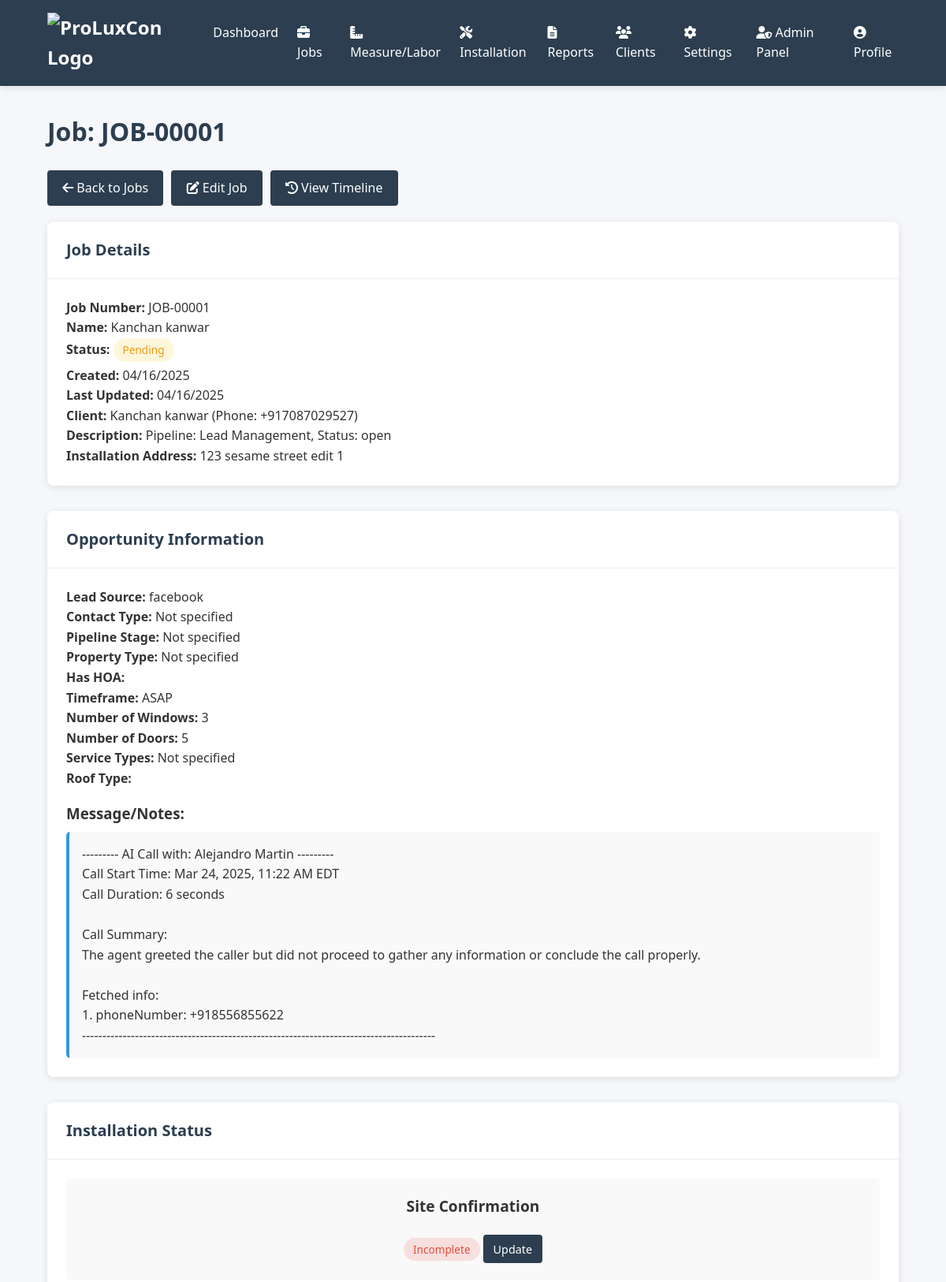
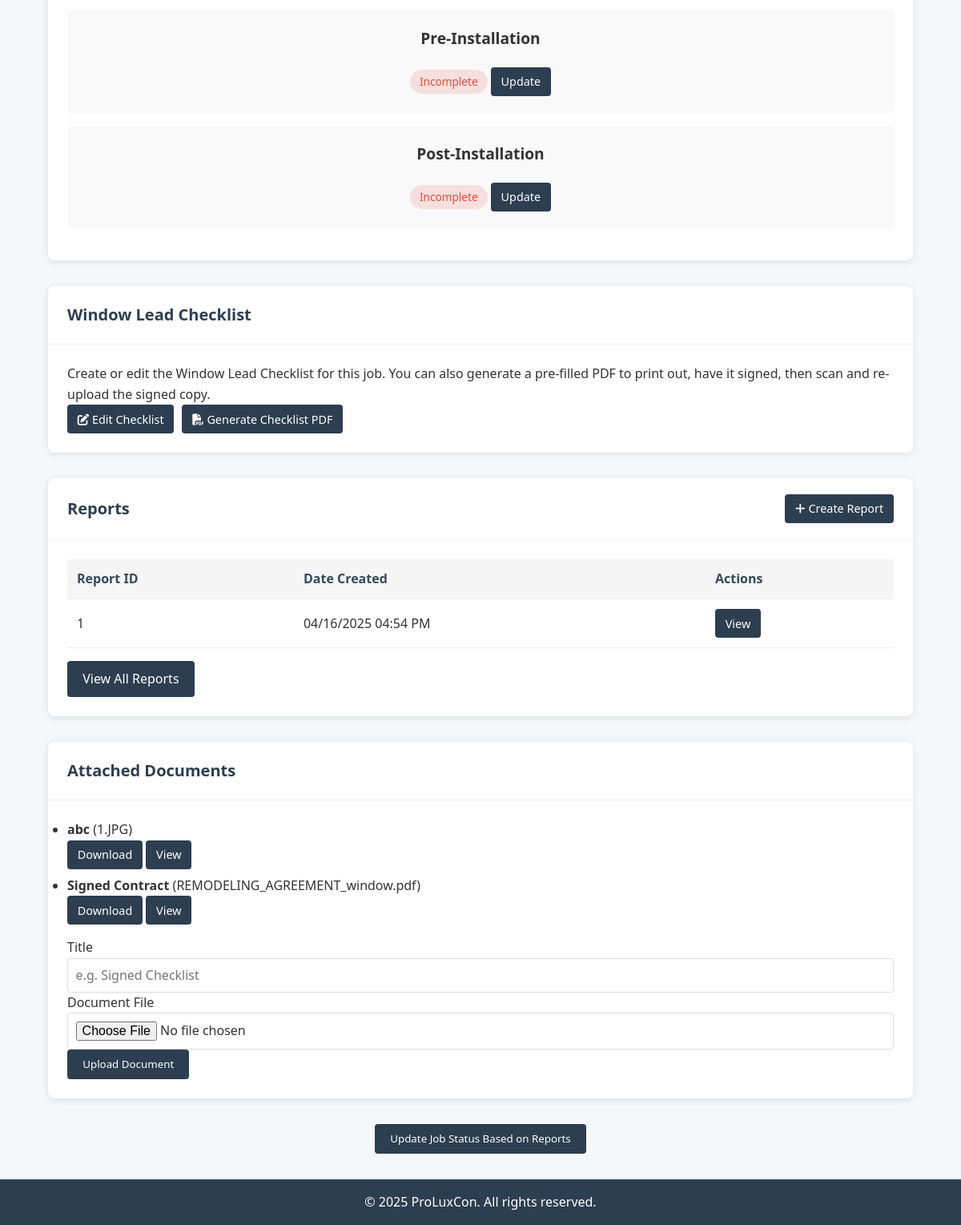
Screenshot of /view-job/1 (signed in) with the database file from the repository (2 pictures, top to bottom).
### app.py (models this page shows, shortened)
class Job(db.Model):
    __tablename__ = "job"
    id = db.Column(db.Integer, primary_key=True)
    job_number = db.Column(db.String(20), unique=True, nullable=False)
    name = db.Column(db.String(150), nullable=False)
    description = db.Column(db.Text)
    created_at = db.Column(db.DateTime, default=datetime.utcnow)
    updated_at = db.Column(
        db.DateTime, default=datetime.utcnow, onupdate=datetime.utcnow
    )
    status = db.Column(
        db.String(20), default="pending"
    )  # pending, in_progress, completed, cancelled
    client_id = db.Column(db.Integer, db.ForeignKey("client.id"), nullable=False)
    user_id = db.Column(
        db.Integer, db.ForeignKey("user.id"), nullable=False
    )  # Created by / Owned by
    opportunity_data = db.Column(
        db.JSON, nullable=True
    )  # Store all opportunity data as JSON
    address = db.Column(db.String(255), nullable=True)  # From 'Job Address:'
    service_types = db.Column(db.JSON, nullable=True)  # From 'What Services?'
    timeframe = db.Column(
        db.String(50), nullable=True
    )  # From 'When Do You Need Service?'
    property_type = db.Column(db.String(100), nullable=True)  # From 'Property Type'
    hoa_status = db.Column(
        db.String(10), nullable=True
    )  # From 'Do you live in and HOA?'
    hoa_name = db.Column(db.String(100), nullable=True)  # From 'HOA Name?'
    opportunity_source = db.Column(db.String(100), nullable=True)  # From 'source'
    contact_type = db.Column(db.String(50), nullable=True)  # From 'contact_type'
    pipeline_stage = db.Column(db.String(100), nullable=True)  # From 'pipleline_stage'
    num_windows = db.Column(db.Integer, nullable=True)  # From 'How many windows'
    num_doors = db.Column(db.Integer, nullable=True)  # From 'How many doors'
    roof_type = db.Column(db.JSON, nullable=True)  # From 'Roof type'
    message = db.Column(db.Text, nullable=True)  # From 'Message'
    user = db.relationship("User", backref="jobs")
    reports = db.relationship("Report", back_populates="job", lazy=True)
    job_statuses = db.relationship("JobStatus", backref="job", lazy=True)
    documents = db.relationship("JobDocument", back_populates="job", lazy=True)
    @property
    def site_confirmation_status(self):
        status = JobStatus.query.filter_by(
            job_id=self.id, stage="site_confirmation"
        ).first()
        return status.status if status else "incomplete"
    @property
    def pre_installation_status(self):
        status = JobStatus.query.filter_by(
            job_id=self.id, stage="pre_installation"
        ).first()
        return status.status if status else "incomplete"
    @property
    def post_installation_status(self):
        status = JobStatus.query.filter_by(
            job_id=self.id, stage="post_installation"
        ).first()
        return status.status if status else "incomplete"
    @property
    def has_hoa(self):
        return self.hoa_status == "YES"

class Client(db.Model):
    __tablename__ = "client"
    id = db.Column(db.Integer, primary_key=True)
    name = db.Column(db.String(150), nullable=False)
    phone = db.Column(db.String(20))
    email = db.Column(db.String(150))
    address = db.Column(db.String(255))
    created_at = db.Column(db.DateTime, default=datetime.utcnow)
    user_id = db.Column(db.Integer, db.ForeignKey("user.id"), nullable=False)
    user = db.relationship("User", backref="clients")
    jobs = db.relationship("Job", backref="client", lazy=True)

class JobStatus(db.Model):
    __tablename__ = "job_status"
    id = db.Column(db.Integer, primary_key=True)
    job_id = db.Column(db.Integer, db.ForeignKey("job.id"), nullable=False)
    stage = db.Column(
        db.String(30), nullable=False
    )  # site_confirmation, pre_installation, post_installation
    status = db.Column(
        db.String(20), default="incomplete"
    )  # incomplete, in_progress, complete
    notes = db.Column(db.Text)
    created_at = db.Column(db.DateTime, default=datetime.utcnow)
    updated_at = db.Column(
        db.DateTime, default=datetime.utcnow, onupdate=datetime.utcnow
    )
    completed_at = db.Column(db.DateTime)
    completed_by_id = db.Column(db.Integer, db.ForeignKey("user.id"))
    completed_by = db.relationship("User", backref="completed_job_statuses")
    __table_args__ = (db.UniqueConstraint("job_id", "stage", name="_job_stage_uc"),)

class Report(db.Model):
    __tablename__ = "report"
    id = db.Column(db.Integer, primary_key=True)
    created_at = db.Column(db.DateTime, default=datetime.utcnow)
    job_id = db.Column(db.Integer, db.ForeignKey("job.id"), nullable=True)
    job = db.relationship("Job", back_populates="reports")
    user_id = db.Column(db.Integer, db.ForeignKey("user.id"), nullable=False)
    user = db.relationship("User", backref="reports")
    measurements = db.relationship("Measurement", backref="report", lazy=True)
    estimate = db.relationship("Estimate", uselist=False, backref="report")

class JobDocument(db.Model):
    __tablename__ = "job_document"
    id = db.Column(db.Integer, primary_key=True)
    job_id = db.Column(db.Integer, db.ForeignKey("job.id"), nullable=False)
    user_id = db.Column(db.Integer, db.ForeignKey("user.id"), nullable=False)
    title = db.Column(db.String(200), nullable=False)
    mime_type = db.Column(db.String(50), nullable=True)
    filename = db.Column(db.String(255), nullable=False)
    file_path = db.Column(db.String(500), nullable=True)
    uploaded_at = db.Column(db.DateTime, default=datetime.utcnow)
    job = db.relationship("Job", back_populates="documents")
    user = db.relationship("User", backref="uploaded_documents")

### app.py (the view)
@app.route("/view-job/<int:job_id>")
def view_job(job_id):
    if "user_id" not in session:
        flash("Please log in to view the job.", "error")
        return redirect(url_for("login"))
    role = session.get("role")
    user_id = session["user_id"]
    if role == "admin":
        job = Job.query.get(job_id)
    else:
        job = Job.query.filter_by(id=job_id, user_id=user_id).first()
    if not job:
        flash("Job not found or access denied.", "error")
        return redirect(url_for("dashboard"))
    reports = Report.query.filter_by(job_id=job_id).all()
    job_statuses = JobStatus.query.filter_by(job_id=job_id).all()
    status_dict = {status.stage: status for status in job_statuses}
    documents = (
        JobDocument.query.filter_by(job_id=job_id)
        .order_by(JobDocument.uploaded_at.desc())
        .all()
    )
    opportunity_data = {}
    if job.opportunity_data:
        opportunity_data = {
            "Source": job.opportunity_source,
            "Contact Type": job.contact_type,
            "Pipeline Stage": job.pipeline_stage,
            "Property Type": job.property_type,
            "Has HOA": "Yes" if job.has_hoa else "No",
            "HOA Name": job.hoa_name if job.hoa_name else "N/A",
            "Timeframe": job.timeframe,
            "Windows": job.num_windows,
            "Doors": job.num_doors,
            "Service Types": (
                ", ".join(job.service_types) if job.service_types else "None"
            ),
            "Roof Type": ", ".join(job.roof_type) if job.roof_type else "None",
        }
    return render_template(
        "view_job.html",
        job=job,
        reports=reports,
        documents=documents,
        status_dict=status_dict,
        opportunity_data=opportunity_data,
    )

### templates/view_job.html (shortened to what this page needs)
{% extends "base.html" %} {% block content %}
<h1 class="page-title">Job: {{ job.job_number }}</h1>
<div class="action-buttons" style="margin-bottom: 20px">
  <a href="{{ url_for('all_jobs') }}" class="btn">
    <i class="fas fa-arrow-left"></i> Back to Jobs
  </a>
  <a href="{{ url_for('edit_job', job_id=job.id) }}" class="btn">
    <i class="fas fa-edit"></i> Edit Job
  </a>
  <a href="{{ url_for('job_timeline', job_id=job.id) }}" class="btn">
    <i class="fas fa-history"></i> View Timeline
  </a>
</div>
<div class="card">
  <div class="card-header">
    <h2 class="card-title">Job Details</h2>
  </div>
  <div class="card-body">
    <div class="row">
      <div class="col-md-6">
        <p><strong>Job Number:</strong> {{ job.job_number }}</p>
        <p><strong>Name:</strong> {{ job.name }}</p>
        <p>
          <strong>Status:</strong>
          <span class="status-badge {{ job.status }}"
            >{{ job.status|title }}</span
          >
        </p>
        <p>
          <strong>Created:</strong> {{ job.created_at.strftime('%m/%d/%Y') }}
        </p>
        <p>
          <strong>Last Updated:</strong> {{ job.updated_at.strftime('%m/%d/%Y')
          }}
        </p>
      </div>
      <div class="col-md-6">
        <p>
          <strong>Client:</strong>
          {% if job.client_id %} {{ job.client.name }} {% if job.client.phone %}
          (Phone: {{ job.client.phone }}){% endif %} {% else %} Not assigned {%
          endif %}
        </p>
        <p>
          <strong>Description:</strong> {{ job.description or "No description
          provided" }}
        </p>
        {% if job.address %}
        <p><strong>Installation Address:</strong> {{ job.address }}</p>
        {% endif %}
      </div>
    </div>
  </div>
</div>
{% if opportunity_data %}
<div class="card" style="margin-top: 2rem">
  <div class="card-header">
    <h2 class="card-title">Opportunity Information</h2>
  </div>
  <div class="card-body">
    <div class="row">
      <div class="col-md-6">
        <p>
          <strong>Lead Source:</strong> {{ opportunity_data.Source or 'Not
          specified' }}
        </p>
        <p>
          <strong>Contact Type:</strong> {{ opportunity_data.Contact_Type or
          'Not specified' }}
        </p>
        <p>
          <strong>Pipeline Stage:</strong> {{ opportunity_data.Pipeline_Stage or
          'Not specified' }}
        </p>
        <p>
          <strong>Property Type:</strong> {{ opportunity_data.Property_Type or
          'Not specified' }}
        </p>
        <p><strong>Has HOA:</strong> {{ opportunity_data.Has_HOA }}</p>
      </div>
      <div class="col-md-6">
        <p>
          <strong>Timeframe:</strong> {{ opportunity_data.Timeframe or 'Not
          specified' }}
        </p>
        <p>
          <strong>Number of Windows:</strong> {{ opportunity_data.Windows or
          'Not specified' }}
        </p>
        <p>
          <strong>Number of Doors:</strong> {{ opportunity_data.Doors or 'Not
          specified' }}
        </p>
        <p>
          <strong>Service Types:</strong> {{ opportunity_data.Service_Types or
          'Not specified' }}
        </p>
        {% if opportunity_data.Roof_Type != 'None' %}
        <p><strong>Roof Type:</strong> {{ opportunity_data.Roof_Type }}</p>
        {% endif %}
      </div>
    </div>
    {% if job.message %}
    <div class="row" style="margin-top: 1rem">
      <div class="col-md-12">
        <h3>Message/Notes:</h3>
        <div class="message-box">
          {{ job.message|replace('\n', '<br />')|safe }}
        </div>
      </div>
    </div>
    {% endif %}
  </div>
</div>
{% endif %}
<div class="card" style="margin-top: 2rem">
  <div class="card-header">
    <h2 class="card-title">Installation Status</h2>
  </div>
  <div class="card-body">
    <div class="row">
      <div class="col-md-4">
        <div class="installation-status">
          <h3>Site Confirmation</h3>
          <div class="status-badge {{ job.site_confirmation_status }}">
            {{ job.site_confirmation_status|title }}
          </div>
          <a
            href="{{ url_for('site_confirmation') }}?job_id={{ job.id }}"
            class="btn btn-sm"
            style="margin-top: 10px"
          >
            Update
          </a>
        </div>
      </div>
      <div class="col-md-4">
        <div class="installation-status">
          <h3>Pre-Installation</h3>
          <div class="status-badge {{ job.pre_installation_status }}">
            {{ job.pre_installation_status|title }}
          </div>
          <a
            href="{{ url_for('pre_installation') }}?job_id={{ job.id }}"
            class="btn btn-sm"
            style="margin-top: 10px"
          >
            Update
          </a>
        </div>
      </div>
      <div class="col-md-4">
        <div class="installation-status">
          <h3>Post-Installation</h3>
          <div class="status-badge {{ job.post_installation_status }}">
            {{ job.post_installation_status|title }}
          </div>
          <a
            href="{{ url_for('post_installation') }}?job_id={{ job.id }}"
            class="btn btn-sm"
            style="margin-top: 10px"
          >
            Update
          </a>
        </div>
      </div>
    </div>
  </div>
</div>
<div class="card" style="margin-top: 2rem">
  <div class="card-header">
    <h2 class="card-title">Window Lead Checklist</h2>
  </div>
  <div class="card-body">
    <p>
      Create or edit the Window Lead Checklist for this job. You can also
      generate a pre-filled PDF to print out, have it signed, then scan and
      re-upload the signed copy.
    </p>
    <div class="action-buttons">
      <a
        href="{{ url_for('edit_window_lead_checklist', job_id=job.id) }}"
        class="btn btn-sm"
      >
        <i class="fas fa-edit"></i> Edit Checklist
      </a>
      <a
        href="{{ url_for('generate_window_lead_checklist_pdf', job_id=job.id) }}"
        class="btn btn-sm"
      >
        <i class="fas fa-file-pdf"></i> Generate Checklist PDF
      </a>
    </div>
  </div>
</div>
<div class="card" style="margin-top: 2rem">
  <div class="card-header">
    <h2 class="card-title">Reports</h2>
    <a href="/create-report/{{ job.id }}" class="btn btn-sm">
      <i class="fas fa-plus"></i> Create Report
    </a>
  </div>
  <div class="card-body">
    {% if reports %}
    <div class="table-responsive">
      <table class="table">
        <thead>
          <tr>
            <th>Report ID</th>
            <th>Date Created</th>
            <th>Actions</th>
          </tr>
        </thead>
        <tbody>
          {% for report in reports %}
          <tr>
            <td>{{ report.id }}</td>
            <td>{{ report.created_at.strftime('%m/%d/%Y %I:%M %p') }}</td>
            <td>
              <a href="/view_report/{{ report.id }}" class="btn btn-sm">View</a>
            </td>
          </tr>
          {% endfor %}
        </tbody>
      </table>
    </div>
    <div class="text-center" style="margin-top: 1rem">
      <a href="/job_reports/{{ job.id }}" class="btn">View All Reports</a>
    </div>
    {% else %}
    <p class="text-center">No reports found for this job.</p>
    <div class="text-center">
      <a href="/create-report/{{ job.id }}" class="btn">Create First Report</a>
    </div>
    {% endif %}
  </div>
</div>
<div class="card" style="margin-top: 2rem">
  <div class="card-header">
    <h2 class="card-title">Attached Documents</h2>
  </div>
  <div class="card-body">
    {% if job.documents and job.documents|length > 0 %}
    <ul>
      {% for doc in job.documents %}
      <li style="margin-bottom: 0.5rem">
        <strong>{{ doc.title }}</strong> ({{ doc.filename }})
        <br />
        <a
          href="{{ url_for('download_job_document', document_id=doc.id) }}"
          class="btn btn-sm btn-secondary"
        >
          Download
        </a>
        <a
          href="{{ url_for('view_job_document', document_id=doc.id) }}"
          class="btn btn-sm btn-secondary"
        >
          View
        </a>
      </li>
      {% endfor %}
    </ul>
    {% else %}
    <p>No documents attached to this job yet.</p>
    {% endif %}
    <form
      action="{{ url_for('upload_job_document', job_id=job.id) }}"
      method="POST"
      enctype="multipart/form-data"
      style="margin-top: 1rem"
    >
      <div class="mb-3">
        <label for="docTitle" class="form-label">Title</label>
        <input
          type="text"
          id="docTitle"
          name="title"
          class="form-control"
          placeholder="e.g. Signed Checklist"
        />
      </div>
      <div class="mb-3">
        <label for="document_file" class="form-label">Document File</label>
        <input
          type="file"
          id="document_file"
          name="document_file"
          class="form-control"
          required
        />
      </div>
      <button type="submit" class="btn btn-primary">Upload Document</button>
    </form>
  </div>
</div>
<div style="margin-top: 2rem; text-align: center">
  <form
    action="{{ url_for('update_job_from_reports', job_id=job.id) }}"
    method="POST"
  >
    <button type="submit" class="btn">
      Update Job Status Based on Reports
    </button>
  </form>
</div>
{% endblock %}

### rows the page displays
Job: job_number "JOB-00001", name "Kanchan kanwar", status "Pending", created_at "04/16/2025", updated_at "04/16/2025", description "Pipeline: Lead Management, Status: open", address "123 sesame street edit 1", opportunity_source "facebook", timeframe "ASAP", message "--------- AI Call with: Alejandro Martin --------- Call Start Time: Mar 24, 2025, 11:22 AM EDT Call Duration: 6 seconds Call Summary: The agent greeted the caller but did not proceed to gather any information or conclude the call properly. Fetched info: 1. phoneNumber: +918556855622 ---------------------------------------------------------------------------------------"
Client: client.name "Kanchan kanwar", client.phone "+917087029527"
JobStatus: site_confirmation_status "Incomplete"
JobStatus: pre_installation_status "Incomplete"
JobStatus: post_installation_status "Incomplete"
Report: id "1", created_at "04/16/2025 04:54 PM"
JobDocument: title "abc", filename "1.JPG"
JobDocument: title "Signed Contract", filename "REMODELING_AGREEMENT_window.pdf"

### other values shown
{{ opportunity_data.Contact_Type or
          'Not specified' }} "Not specified"
{{ opportunity_data.Pipeline_Stage or
          'Not specified' }} "Not specified"
{{ opportunity_data.Property_Type or
          'Not specified' }} "Not specified"
{{ opportunity_data.Windows or
          'Not specified' }} "3"
{{ opportunity_data.Doors or 'Not
          specified' }} "5"
{{ opportunity_data.Service_Types or
          'Not specified' }} "Not specified"
